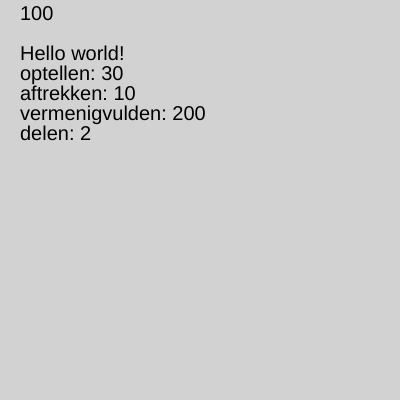
Frame 1 (no input)
Frame 60 (no input): identical to frame 1, image omitted
Frame 120 (the mouse pressed at the canvas centre since frame 60): identical to frame 1, image omitted

The p5.js sketch that drew this single still picture (run headless with seeded random() and noise() and a simulated clock; from frame 60 on, the mouse is pressed at the canvas centre):

// p5.js sketch
// ── sketch.js

  let x = 100
 // dit betekend dat alle instantses
 // met x is 100
function setup() {
  createCanvas(400, 400);

}

function draw() {
  background(210);

  textSize(20)
  text(x,20,20)

  //important about variables
  //they can be anything

  let greeting = "Hello world!"

  text(greeting,20,60)
  //when using variables for text
  //you dont have to use the "" symbols

  let a = 20

  let b = 10

  let optellen = a + b 

  let aftrekken = a - b

  let vermenigvulden = a * b

  let delen = a / b

  let y = 80

  text("optellen: "+optellen,20,y)
// you can use + to add text to text
  y+=20;
//this does constant movement
//the reason that its not moving is that the y = 80 is there to makes it not move
  text("aftrekken: "+aftrekken,20,y)

  y+=20;

  text("vermenigvulden: "+vermenigvulden,20,y)

  y+=20;

  text("delen: "+delen,20,y)
}
